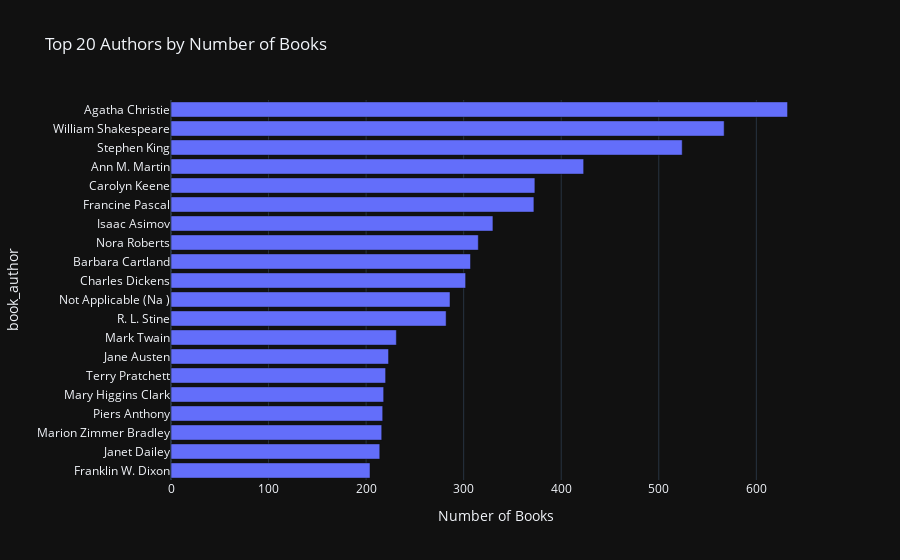

The code cell stored with this chart in its notebook:
### Markdown cell above
## 3. Analysis of Top Authors

### Code cell
top_authors = books_df['book_author'].value_counts().head(20)
fig = px.bar(top_authors, 
             x=top_authors.values, 
             y=top_authors.index, 
             orientation='h', 
             title='Top 20 Authors by Number of Books',
             labels={'x': 'Number of Books', 'y': 'Author'},
             template='plotly_dark'
            )
fig.update_yaxes(autorange="reversed")
fig.show()

### Figure 1 — Plotly figure (JSON) as saved in the notebook; plotly's stock layout.template omitted (floating-point values rounded to 4 significant figures)
{"data": [{"hovertemplate": "Number of Books=%{x}<br>book_author=%{y}<extra></extra>", "legendgroup": "", "marker": {"color": "#636efa", "pattern": {"shape": ""}}, "name": "", "orientation": "h", "showlegend": false, "textposition": "auto", "type": "bar", "x": [632, 567, 524, 423, 373, 372, 330, 315, 307, 302, 286, 282, 231, 223, 220, 218, 217, 216, 214, 204], "xaxis": "x", "y": ["Agatha Christie", "William Shakespeare", "Stephen King", "Ann M. Martin", "Carolyn Keene", "Francine Pascal", "Isaac Asimov", "Nora Roberts", "Barbara Cartland", "Charles Dickens", "Not Applicable (Na )", "R. L. Stine", "Mark Twain", "Jane Austen", "Terry Pratchett", "Mary Higgins Clark", "Piers Anthony", "Marion Zimmer Bradley", "Janet Dailey", "Franklin W. Dixon"], "yaxis": "y"}], "layout": {"barmode": "relative", "legend": {"tracegroupgap": 0}, "title": {"text": "Top 20 Authors by Number of Books"}, "xaxis": {"anchor": "y", "domain": [0, 1], "title": {"text": "Number of Books"}}, "yaxis": {"anchor": "x", "autorange": "reversed", "domain": [0, 1], "title": {"text": "book_author"}}}}
